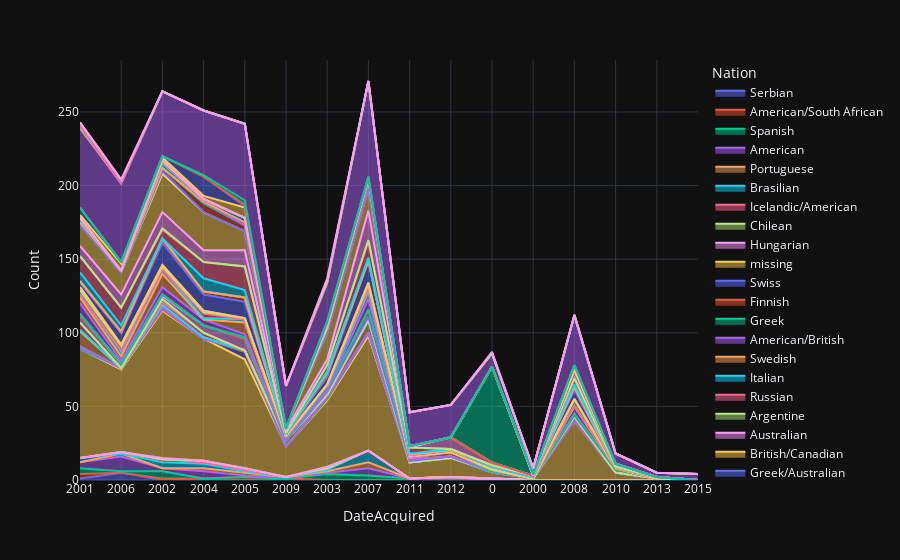

Notebook code cell kept with this figure:
### Code cell
fig = px.area(df_nats_rhizome, x="DateAcquired", y="Count", color="Nation", line_group="Nation")
fig.show()

### Figure 1 — Plotly figure (JSON) as saved in the notebook; plotly's stock layout.template omitted (floating-point values rounded to 4 significant figures)
{"data": [{"fillpattern": {"shape": ""}, "hovertemplate": "Nation=Serbian<br>DateAcquired=%{x}<br>Count=%{y}<extra></extra>", "legendgroup": "Serbian", "line": {"color": "#636efa"}, "marker": {"symbol": "circle"}, "mode": "lines", "name": "Serbian", "orientation": "v", "showlegend": true, "stackgroup": "1", "type": "scatter", "x": ["2001", "2006"], "xaxis": "x", "y": [1, 5], "yaxis": "y"}, {"fillpattern": {"shape": ""}, "hovertemplate": "Nation=American/South African<br>DateAcquired=%{x}<br>Count=%{y}<extra></extra>", "legendgroup": "American/South African", "line": {"color": "#EF553B"}, "marker": {"symbol": "circle"}, "mode": "lines", "name": "American/South African", "orientation": "v", "showlegend": true, "stackgroup": "1", "type": "scatter", "x": ["2001", "2002", "2004", "2005", "2009"], "xaxis": "x", "y": [3, 1, 1, 2, 1], "yaxis": "y"}, {"fillpattern": {"shape": ""}, "hovertemplate": "Nation=Spanish<br>DateAcquired=%{x}<br>Count=%{y}<extra></extra>", "legendgroup": "Spanish", "line": {"color": "#00cc96"}, "marker": {"symbol": "circle"}, "mode": "lines", "name": "Spanish", "orientation": "v", "showlegend": true, "stackgroup": "1", "type": "scatter", "x": ["2001", "2002", "2003", "2006", "2007", "2011", "2012"], "xaxis": "x", "y": [4, 5, 4, 1, 3, 1, 2], "yaxis": "y"}, {"fillpattern": {"shape": ""}, "hovertemplate": "Nation=American <br>DateAcquired=%{x}<br>Count=%{y}<extra></extra>", "legendgroup": "American ", "line": {"color": "#ab63fa"}, "marker": {"symbol": "circle"}, "mode": "lines", "name": "American ", "orientation": "v", "showlegend": true, "stackgroup": "1", "type": "scatter", "x": ["2001", "2002", "2003", "2004", "2005", "2006", "2007", "2009"], "xaxis": "x", "y": [4, 2, 1, 5, 1, 10, 5, 1], "yaxis": "y"}, {"fillpattern": {"shape": ""}, "hovertemplate": "Nation=Portuguese<br>DateAcquired=%{x}<br>Count=%{y}<extra></extra>", "legendgroup": "Portuguese", "line": {"color": "#FFA15A"}, "marker": {"symbol": "circle"}, "mode": "lines", "name": "Portuguese", "orientation": "v", "showlegend": true, "stackgroup": "1", "type": "scatter", "x": ["2003", "2004", "2005", "2006", "2007"], "xaxis": "x", "y": [1, 2, 2, 2, 4], "yaxis": "y"}, {"fillpattern": {"shape": ""}, "hovertemplate": "Nation=Brasilian<br>DateAcquired=%{x}<br>Count=%{y}<extra></extra>", "legendgroup": "Brasilian", "line": {"color": "#19d3f3"}, "marker": {"symbol": "circle"}, "mode": "lines", "name": "Brasilian", "orientation": "v", "showlegend": true, "stackgroup": "1", "type": "scatter", "x": ["0", "2001", "2002", "2003", "2004", "2005", "2007"], "xaxis": "x", "y": [1, 3, 4, 1, 3, 1, 8], "yaxis": "y"}, {"fillpattern": {"shape": ""}, "hovertemplate": "Nation=Icelandic/American<br>DateAcquired=%{x}<br>Count=%{y}<extra></extra>", "legendgroup": "Icelandic/American", "line": {"color": "#FF6692"}, "marker": {"symbol": "circle"}, "mode": "lines", "name": "Icelandic/American", "orientation": "v", "showlegend": true, "stackgroup": "1", "type": "scatter", "x": ["2002", "2003", "2004", "2005", "2006"], "xaxis": "x", "y": [2, 1, 1, 1, 1], "yaxis": "y"}, {"fillpattern": {"shape": ""}, "hovertemplate": "Nation=Chilean<br>DateAcquired=%{x}<br>Count=%{y}<extra></extra>", "legendgroup": "Chilean", "line": {"color": "#B6E880"}, "marker": {"symbol": "circle"}, "mode": "lines", "name": "Chilean", "orientation": "v", "showlegend": true, "stackgroup": "1", "type": "scatter", "x": ["2004", "2005"], "xaxis": "x", "y": [1, 1], "yaxis": "y"}, {"fillpattern": {"shape": ""}, "hovertemplate": "Nation=Hungarian<br>DateAcquired=%{x}<br>Count=%{y}<extra></extra>", "legendgroup": "Hungarian", "line": {"color": "#FF97FF"}, "marker": {"symbol": "circle"}, "mode": "lines", "name": "Hungarian", "orientation": "v", "showlegend": true, "stackgroup": "1", "type": "scatter", "x": ["2002", "2003"], "xaxis": "x", "y": [1, 1], "yaxis": "y"}, {"fillpattern": {"shape": ""}, "hovertemplate": "Nation=missing<br>DateAcquired=%{x}<br>Count=%{y}<extra></extra>", "legendgroup": "missing", "line": {"color": "#FECB52"}, "marker": {"symbol": "circle"}, "mode": "lines", "name": "missing", "orientation": "v", "showlegend": true, "stackgroup": "1", "type": "scatter", "x": ["0", "2000", "2001", "2002", "2003", "2004", "2005", "2006", "2007", "2008", "2009", "2010", "2011", "2012", "2013"], "xaxis": "x", "y": [4, 1, 74, 100, 45, 83, 74, 56, 78, 40, 21, 5, 11, 13, 1], "yaxis": "y"}, {"fillpattern": {"shape": ""}, "hovertemplate": "Nation=Swiss<br>DateAcquired=%{x}<br>Count=%{y}<extra></extra>", "legendgroup": "Swiss", "line": {"color": "#636efa"}, "marker": {"symbol": "circle"}, "mode": "lines", "name": "Swiss", "orientation": "v", "showlegend": true, "stackgroup": "1", "type": "scatter", "x": ["2002", "2003", "2005", "2006", "2007"], "xaxis": "x", "y": [1, 1, 5, 1, 2], "yaxis": "y"}, {"fillpattern": {"shape": ""}, "hovertemplate": "Nation=Finnish <br>DateAcquired=%{x}<br>Count=%{y}<extra></extra>", "legendgroup": "Finnish ", "line": {"color": "#EF553B"}, "marker": {"symbol": "circle"}, "mode": "lines", "name": "Finnish ", "orientation": "v", "showlegend": true, "stackgroup": "1", "type": "scatter", "x": ["2001"], "xaxis": "x", "y": [1], "yaxis": "y"}, {"fillpattern": {"shape": ""}, "hovertemplate": "Nation=Greek<br>DateAcquired=%{x}<br>Count=%{y}<extra></extra>", "legendgroup": "Greek", "line": {"color": "#00cc96"}, "marker": {"symbol": "circle"}, "mode": "lines", "name": "Greek", "orientation": "v", "showlegend": true, "stackgroup": "1", "type": "scatter", "x": ["2002", "2003", "2005", "2008"], "xaxis": "x", "y": [1, 1, 1, 1], "yaxis": "y"}, {"fillpattern": {"shape": ""}, "hovertemplate": "Nation=American/British<br>DateAcquired=%{x}<br>Count=%{y}<extra></extra>", "legendgroup": "American/British", "line": {"color": "#ab63fa"}, "marker": {"symbol": "circle"}, "mode": "lines", "name": "American/British", "orientation": "v", "showlegend": true, "stackgroup": "1", "type": "scatter", "x": ["2001", "2003"], "xaxis": "x", "y": [1, 1], "yaxis": "y"}, {"fillpattern": {"shape": ""}, "hovertemplate": "Nation=Swedish<br>DateAcquired=%{x}<br>Count=%{y}<extra></extra>", "legendgroup": "Swedish", "line": {"color": "#FFA15A"}, "marker": {"symbol": "circle"}, "mode": "lines", "name": "Swedish", "orientation": "v", "showlegend": true, "stackgroup": "1", "type": "scatter", "x": ["0", "2001", "2002", "2003", "2004", "2007", "2008", "2009"], "xaxis": "x", "y": [1, 10, 2, 1, 1, 8, 2, 4], "yaxis": "y"}, {"fillpattern": {"shape": ""}, "hovertemplate": "Nation=Italian <br>DateAcquired=%{x}<br>Count=%{y}<extra></extra>", "legendgroup": "Italian ", "line": {"color": "#19d3f3"}, "marker": {"symbol": "circle"}, "mode": "lines", "name": "Italian ", "orientation": "v", "showlegend": true, "stackgroup": "1", "type": "scatter", "x": ["2001"], "xaxis": "x", "y": [1], "yaxis": "y"}, {"fillpattern": {"shape": ""}, "hovertemplate": "Nation=Russian<br>DateAcquired=%{x}<br>Count=%{y}<extra></extra>", "legendgroup": "Russian", "line": {"color": "#FF6692"}, "marker": {"symbol": "circle"}, "mode": "lines", "name": "Russian", "orientation": "v", "showlegend": true, "stackgroup": "1", "type": "scatter", "x": ["2001", "2002", "2004", "2007"], "xaxis": "x", "y": [5, 2, 3, 1], "yaxis": "y"}, {"fillpattern": {"shape": ""}, "hovertemplate": "Nation=Argentine <br>DateAcquired=%{x}<br>Count=%{y}<extra></extra>", "legendgroup": "Argentine ", "line": {"color": "#B6E880"}, "marker": {"symbol": "circle"}, "mode": "lines", "name": "Argentine ", "orientation": "v", "showlegend": true, "stackgroup": "1", "type": "scatter", "x": ["2002"], "xaxis": "x", "y": [2], "yaxis": "y"}, {"fillpattern": {"shape": ""}, "hovertemplate": "Nation=Australian<br>DateAcquired=%{x}<br>Count=%{y}<extra></extra>", "legendgroup": "Australian", "line": {"color": "#FF97FF"}, "marker": {"symbol": "circle"}, "mode": "lines", "name": "Australian", "orientation": "v", "showlegend": true, "stackgroup": "1", "type": "scatter", "x": ["2001", "2002", "2004", "2005", "2006", "2007", "2008", "2010", "2011", "2012"], "xaxis": "x", "y": [5, 2, 5, 8, 3, 2, 1, 2, 1, 1], "yaxis": "y"}, {"fillpattern": {"shape": ""}, "hovertemplate": "Nation=British/Canadian<br>DateAcquired=%{x}<br>Count=%{y}<extra></extra>", "legendgroup": "British/Canadian", "line": {"color": "#FECB52"}, "marker": {"symbol": "circle"}, "mode": "lines", "name": "British/Canadian", "orientation": "v", "showlegend": true, "stackgroup": "1", "type": "scatter", "x": ["2002", "2003"], "xaxis": "x", "y": [1, 1], "yaxis": "y"}, {"fillpattern": {"shape": ""}, "hovertemplate": "Nation=Greek/Australian<br>DateAcquired=%{x}<br>Count=%{y}<extra></extra>", "legendgroup": "Greek/Australian", "line": {"color": "#636efa"}, "marker": {"symbol": "circle"}, "mode": "lines", "name": "Greek/Australian", "orientation": "v", "showlegend": true, "stackgroup": "1", "type": "scatter", "x": ["2003"], "xaxis": "x", "y": [1], "yaxis": "y"}, {"fillpattern": {"shape": ""}, "hovertemplate": "Nation=British/Irish<br>DateAcquired=%{x}<br>Count=%{y}<extra></extra>", "legendgroup": "British/Irish", "line": {"color": "#EF553B"}, "marker": {"symbol": "circle"}, "mode": "lines", "name": "British/Irish", "orientation": "v", "showlegend": true, "stackgroup": "1", "type": "scatter", "x": ["2007", "2008", "2011"], "xaxis": "x", "y": [4, 1, 1], "yaxis": "y"}, {"fillpattern": {"shape": ""}, "hovertemplate": "Nation=Slovenian<br>DateAcquired=%{x}<br>Count=%{y}<extra></extra>", "legendgroup": "Slovenian", "line": {"color": "#00cc96"}, "marker": {"symbol": "circle"}, "mode": "lines", "name": "Slovenian", "orientation": "v", "showlegend": true, "stackgroup": "1", "type": "scatter", "x": ["2001", "2005", "2007"], "xaxis": "x", "y": [1, 1, 1], "yaxis": "y"}, {"fillpattern": {"shape": ""}, "hovertemplate": "Nation=Austrian<br>DateAcquired=%{x}<br>Count=%{y}<extra></extra>", "legendgroup": "Austrian", "line": {"color": "#ab63fa"}, "marker": {"symbol": "circle"}, "mode": "lines", "name": "Austrian", "orientation": "v", "showlegend": true, "stackgroup": "1", "type": "scatter", "x": ["0", "2001", "2002", "2003", "2004", "2005", "2006", "2007", "2008", "2009", "2010"], "xaxis": "x", "y": [1, 7, 5, 1, 4, 2, 2, 7, 5, 1, 1], "yaxis": "y"}, {"fillpattern": {"shape": ""}, "hovertemplate": "Nation=Italian<br>DateAcquired=%{x}<br>Count=%{y}<extra></extra>", "legendgroup": "Italian", "line": {"color": "#FFA15A"}, "marker": {"symbol": "circle"}, "mode": "lines", "name": "Italian", "orientation": "v", "showlegend": true, "stackgroup": "1", "type": "scatter", "x": ["2001", "2002", "2003", "2005", "2006", "2007", "2009", "2011", "2012"], "xaxis": "x", "y": [4, 9, 3, 8, 3, 5, 1, 1, 3], "yaxis": "y"}, {"fillpattern": {"shape": ""}, "hovertemplate": "Nation=South Korean<br>DateAcquired=%{x}<br>Count=%{y}<extra></extra>", "legendgroup": "South Korean", "line": {"color": "#19d3f3"}, "marker": {"symbol": "circle"}, "mode": "lines", "name": "South Korean", "orientation": "v", "showlegend": true, "stackgroup": "1", "type": "scatter", "x": ["2001", "2002", "2004", "2005", "2006"], "xaxis": "x", "y": [2, 3, 1, 2, 3], "yaxis": "y"}, {"fillpattern": {"shape": ""}, "hovertemplate": "Nation=Turkish<br>DateAcquired=%{x}<br>Count=%{y}<extra></extra>", "legendgroup": "Turkish", "line": {"color": "#FF6692"}, "marker": {"symbol": "circle"}, "mode": "lines", "name": "Turkish", "orientation": "v", "showlegend": true, "stackgroup": "1", "type": "scatter", "x": ["2003", "2004", "2006", "2007"], "xaxis": "x", "y": [1, 3, 1, 2], "yaxis": "y"}, {"fillpattern": {"shape": ""}, "hovertemplate": "Nation=Polish<br>DateAcquired=%{x}<br>Count=%{y}<extra></extra>", "legendgroup": "Polish", "line": {"color": "#B6E880"}, "marker": {"symbol": "circle"}, "mode": "lines", "name": "Polish", "orientation": "v", "showlegend": true, "stackgroup": "1", "type": "scatter", "x": ["2001", "2002", "2004", "2005", "2006", "2007", "2008", "2009", "2011"], "xaxis": "x", "y": [3, 2, 1, 1, 3, 3, 5, 1, 1], "yaxis": "y"}, {"fillpattern": {"shape": ""}, "hovertemplate": "Nation=Taiwanese<br>DateAcquired=%{x}<br>Count=%{y}<extra></extra>", "legendgroup": "Taiwanese", "line": {"color": "#FF97FF"}, "marker": {"symbol": "circle"}, "mode": "lines", "name": "Taiwanese", "orientation": "v", "showlegend": true, "stackgroup": "1", "type": "scatter", "x": ["0", "2001", "2002", "2004", "2006", "2007"], "xaxis": "x", "y": [1, 2, 1, 1, 1, 1], "yaxis": "y"}, {"fillpattern": {"shape": ""}, "hovertemplate": "Nation=Afghan/American<br>DateAcquired=%{x}<br>Count=%{y}<extra></extra>", "legendgroup": "Afghan/American", "line": {"color": "#FECB52"}, "marker": {"symbol": "circle"}, "mode": "lines", "name": "Afghan/American", "orientation": "v", "showlegend": true, "stackgroup": "1", "type": "scatter", "x": ["2011"], "xaxis": "x", "y": [1], "yaxis": "y"}, {"fillpattern": {"shape": ""}, "hovertemplate": "Nation=British<br>DateAcquired=%{x}<br>Count=%{y}<extra></extra>", "legendgroup": "British", "line": {"color": "#636efa"}, "marker": {"symbol": "circle"}, "mode": "lines", "name": "British", "orientation": "v", "showlegend": true, "stackgroup": "1", "type": "scatter", "x": ["0", "2000", "2001", "2002", "2003", "2004", "2005", "2006", "2007", "2008", "2009", "2012", "2013"], "xaxis": "x", "y": [1, 1, 3, 15, 5, 11, 11, 8, 15, 6, 1, 1, 1], "yaxis": "y"}, {"fillpattern": {"shape": ""}, "hovertemplate": "Nation=Belgian<br>DateAcquired=%{x}<br>Count=%{y}<extra></extra>", "legendgroup": "Belgian", "line": {"color": "#EF553B"}, "marker": {"symbol": "circle"}, "mode": "lines", "name": "Belgian", "orientation": "v", "showlegend": true, "stackgroup": "1", "type": "scatter", "x": ["2001", "2002", "2003", "2004", "2005", "2008"], "xaxis": "x", "y": [1, 2, 1, 2, 3, 2], "yaxis": "y"}, {"fillpattern": {"shape": ""}, "hovertemplate": "Nation=Chilean?Chilean<br>DateAcquired=%{x}<br>Count=%{y}<extra></extra>", "legendgroup": "Chilean?Chilean", "line": {"color": "#00cc96"}, "marker": {"symbol": "circle"}, "mode": "lines", "name": "Chilean?Chilean", "orientation": "v", "showlegend": true, "stackgroup": "1", "type": "scatter", "x": ["2002", "2003"], "xaxis": "x", "y": [1, 1], "yaxis": "y"}, {"fillpattern": {"shape": ""}, "hovertemplate": "Nation=American/Canadian<br>DateAcquired=%{x}<br>Count=%{y}<extra></extra>", "legendgroup": "American/Canadian", "line": {"color": "#ab63fa"}, "marker": {"symbol": "circle"}, "mode": "lines", "name": "American/Canadian", "orientation": "v", "showlegend": true, "stackgroup": "1", "type": "scatter", "x": ["2003"], "xaxis": "x", "y": [1], "yaxis": "y"}, {"fillpattern": {"shape": ""}, "hovertemplate": "Nation=Mexican/American<br>DateAcquired=%{x}<br>Count=%{y}<extra></extra>", "legendgroup": "Mexican/American", "line": {"color": "#FFA15A"}, "marker": {"symbol": "circle"}, "mode": "lines", "name": "Mexican/American", "orientation": "v", "showlegend": true, "stackgroup": "1", "type": "scatter", "x": ["2006"], "xaxis": "x", "y": [1], "yaxis": "y"}, {"fillpattern": {"shape": ""}, "hovertemplate": "Nation=Dutch<br>DateAcquired=%{x}<br>Count=%{y}<extra></extra>", "legendgroup": "Dutch", "line": {"color": "#19d3f3"}, "marker": {"symbol": "circle"}, "mode": "lines", "name": "Dutch", "orientation": "v", "showlegend": true, "stackgroup": "1", "type": "scatter", "x": ["2001", "2003", "2004", "2005", "2006", "2007", "2008", "2010", "2011", "2012"], "xaxis": "x", "y": [6, 1, 9, 5, 4, 2, 2, 1, 1, 1], "yaxis": "y"}, {"fillpattern": {"shape": ""}, "hovertemplate": "Nation=Canadian<br>DateAcquired=%{x}<br>Count=%{y}<extra></extra>", "legendgroup": "Canadian", "line": {"color": "#FF6692"}, "marker": {"symbol": "circle"}, "mode": "lines", "name": "Canadian", "orientation": "v", "showlegend": true, "stackgroup": "1", "type": "scatter", "x": ["0", "2000", "2001", "2002", "2003", "2004", "2005", "2006", "2007", "2008", "2009", "2011"], "xaxis": "x", "y": [1, 1, 11, 6, 4, 11, 16, 12, 11, 4, 1, 4], "yaxis": "y"}, {"fillpattern": {"shape": ""}, "hovertemplate": "Nation=Indian<br>DateAcquired=%{x}<br>Count=%{y}<extra></extra>", "legendgroup": "Indian", "line": {"color": "#B6E880"}, "marker": {"symbol": "circle"}, "mode": "lines", "name": "Indian", "orientation": "v", "showlegend": true, "stackgroup": "1", "type": "scatter", "x": ["2002", "2007"], "xaxis": "x", "y": [1, 1], "yaxis": "y"}, {"fillpattern": {"shape": ""}, "hovertemplate": "Nation=German<br>DateAcquired=%{x}<br>Count=%{y}<extra></extra>", "legendgroup": "German", "line": {"color": "#FF97FF"}, "marker": {"symbol": "circle"}, "mode": "lines", "name": "German", "orientation": "v", "showlegend": true, "stackgroup": "1", "type": "scatter", "x": ["0", "2001", "2002", "2003", "2004", "2005", "2006", "2007", "2008", "2009", "2010", "2012"], "xaxis": "x", "y": [2, 7, 11, 4, 8, 11, 9, 20, 3, 2, 2, 8], "yaxis": "y"}, {"fillpattern": {"shape": ""}, "hovertemplate": "Nation=French<br>DateAcquired=%{x}<br>Count=%{y}<extra></extra>", "legendgroup": "French", "line": {"color": "#FECB52"}, "marker": {"symbol": "circle"}, "mode": "lines", "name": "French", "orientation": "v", "showlegend": true, "stackgroup": "1", "type": "scatter", "x": ["2001", "2002", "2003", "2004", "2005", "2006", "2007", "2008", "2009", "2011"], "xaxis": "x", "y": [14, 26, 18, 26, 13, 15, 15, 1, 1, 1], "yaxis": "y"}, {"fillpattern": {"shape": ""}, "hovertemplate": "Nation=Chinese<br>DateAcquired=%{x}<br>Count=%{y}<extra></extra>", "legendgroup": "Chinese", "line": {"color": "#636efa"}, "marker": {"symbol": "circle"}, "mode": "lines", "name": "Chinese", "orientation": "v", "showlegend": true, "stackgroup": "1", "type": "scatter", "x": ["2002"], "xaxis": "x", "y": [2], "yaxis": "y"}, {"fillpattern": {"shape": ""}, "hovertemplate": "Nation=Argentine<br>DateAcquired=%{x}<br>Count=%{y}<extra></extra>", "legendgroup": "Argentine", "line": {"color": "#EF553B"}, "marker": {"symbol": "circle"}, "mode": "lines", "name": "Argentine", "orientation": "v", "showlegend": true, "stackgroup": "1", "type": "scatter", "x": ["2001", "2002", "2003", "2004", "2005", "2006", "2007", "2008"], "xaxis": "x", "y": [2, 2, 2, 6, 4, 1, 1, 1], "yaxis": "y"}, {"fillpattern": {"shape": ""}, "hovertemplate": "Nation=Dutch/Brazilian<br>DateAcquired=%{x}<br>Count=%{y}<extra></extra>", "legendgroup": "Dutch/Brazilian", "line": {"color": "#00cc96"}, "marker": {"symbol": "circle"}, "mode": "lines", "name": "Dutch/Brazilian", "orientation": "v", "showlegend": true, "stackgroup": "1", "type": "scatter", "x": ["0", "2008"], "xaxis": "x", "y": [65, 1], "yaxis": "y"}, {"fillpattern": {"shape": ""}, "hovertemplate": "Nation=Polish/American<br>DateAcquired=%{x}<br>Count=%{y}<extra></extra>", "legendgroup": "Polish/American", "line": {"color": "#ab63fa"}, "marker": {"symbol": "circle"}, "mode": "lines", "name": "Polish/American", "orientation": "v", "showlegend": true, "stackgroup": "1", "type": "scatter", "x": ["2003", "2004"], "xaxis": "x", "y": [1, 1], "yaxis": "y"}, {"fillpattern": {"shape": ""}, "hovertemplate": "Nation=Colombian<br>DateAcquired=%{x}<br>Count=%{y}<extra></extra>", "legendgroup": "Colombian", "line": {"color": "#FFA15A"}, "marker": {"symbol": "circle"}, "mode": "lines", "name": "Colombian", "orientation": "v", "showlegend": true, "stackgroup": "1", "type": "scatter", "x": ["2005", "2007"], "xaxis": "x", "y": [2, 5], "yaxis": "y"}, {"fillpattern": {"shape": ""}, "hovertemplate": "Nation=Mexican<br>DateAcquired=%{x}<br>Count=%{y}<extra></extra>", "legendgroup": "Mexican", "line": {"color": "#19d3f3"}, "marker": {"symbol": "circle"}, "mode": "lines", "name": "Mexican", "orientation": "v", "showlegend": true, "stackgroup": "1", "type": "scatter", "x": ["2001", "2002", "2003", "2004", "2005", "2007"], "xaxis": "x", "y": [2, 3, 1, 1, 3, 1], "yaxis": "y"}, {"fillpattern": {"shape": ""}, "hovertemplate": "Nation=Norwegian<br>DateAcquired=%{x}<br>Count=%{y}<extra></extra>", "legendgroup": "Norwegian", "line": {"color": "#FF6692"}, "marker": {"symbol": "circle"}, "mode": "lines", "name": "Norwegian", "orientation": "v", "showlegend": true, "stackgroup": "1", "type": "scatter", "x": ["2001", "2002"], "xaxis": "x", "y": [1, 1], "yaxis": "y"}, {"fillpattern": {"shape": ""}, "hovertemplate": "Nation=South African<br>DateAcquired=%{x}<br>Count=%{y}<extra></extra>", "legendgroup": "South African", "line": {"color": "#B6E880"}, "marker": {"symbol": "circle"}, "mode": "lines", "name": "South African", "orientation": "v", "showlegend": true, "stackgroup": "1", "type": "scatter", "x": ["2002", "2004"], "xaxis": "x", "y": [1, 1], "yaxis": "y"}, {"fillpattern": {"shape": ""}, "hovertemplate": "Nation=Irish<br>DateAcquired=%{x}<br>Count=%{y}<extra></extra>", "legendgroup": "Irish", "line": {"color": "#FF97FF"}, "marker": {"symbol": "circle"}, "mode": "lines", "name": "Irish", "orientation": "v", "showlegend": true, "stackgroup": "1", "type": "scatter", "x": ["2002"], "xaxis": "x", "y": [1], "yaxis": "y"}, {"fillpattern": {"shape": ""}, "hovertemplate": "Nation=Japanese<br>DateAcquired=%{x}<br>Count=%{y}<extra></extra>", "legendgroup": "Japanese", "line": {"color": "#FECB52"}, "marker": {"symbol": "circle"}, "mode": "lines", "name": "Japanese", "orientation": "v", "showlegend": true, "stackgroup": "1", "type": "scatter", "x": ["2000", "2001", "2002", "2003", "2004", "2005", "2006"], "xaxis": "x", "y": [1, 2, 1, 2, 2, 7, 5], "yaxis": "y"}, {"fillpattern": {"shape": ""}, "hovertemplate": "Nation=Israeli<br>DateAcquired=%{x}<br>Count=%{y}<extra></extra>", "legendgroup": "Israeli", "line": {"color": "#636efa"}, "marker": {"symbol": "circle"}, "mode": "lines", "name": "Israeli", "orientation": "v", "showlegend": true, "stackgroup": "1", "type": "scatter", "x": ["2001", "2002", "2003", "2004", "2005", "2006", "2007", "2008"], "xaxis": "x", "y": [5, 1, 1, 13, 1, 1, 1, 3], "yaxis": "y"}, {"fillpattern": {"shape": ""}, "hovertemplate": "Nation=Croatian<br>DateAcquired=%{x}<br>Count=%{y}<extra></extra>", "legendgroup": "Croatian", "line": {"color": "#EF553B"}, "marker": {"symbol": "circle"}, "mode": "lines", "name": "Croatian", "orientation": "v", "showlegend": true, "stackgroup": "1", "type": "scatter", "x": ["2003", "2005"], "xaxis": "x", "y": [1, 1], "yaxis": "y"}, {"fillpattern": {"shape": ""}, "hovertemplate": "Nation=New Zealander<br>DateAcquired=%{x}<br>Count=%{y}<extra></extra>", "legendgroup": "New Zealander", "line": {"color": "#00cc96"}, "marker": {"symbol": "circle"}, "mode": "lines", "name": "New Zealander", "orientation": "v", "showlegend": true, "stackgroup": "1", "type": "scatter", "x": ["2004", "2005"], "xaxis": "x", "y": [1, 3], "yaxis": "y"}, {"fillpattern": {"shape": ""}, "hovertemplate": "Nation=American<br>DateAcquired=%{x}<br>Count=%{y}<extra></extra>", "legendgroup": "American", "line": {"color": "#ab63fa"}, "marker": {"symbol": "circle"}, "mode": "lines", "name": "American", "orientation": "v", "showlegend": true, "stackgroup": "1", "type": "scatter", "x": ["0", "2000", "2001", "2002", "2003", "2004", "2005", "2006", "2007", "2008", "2009", "2010", "2011", "2012", "2013", "2015"], "xaxis": "x", "y": [9, 4, 54, 44, 26, 44, 52, 53, 65, 34, 29, 7, 23, 22, 3, 4], "yaxis": "y"}, {"fillpattern": {"shape": ""}, "hovertemplate": "Nation=Finnish<br>DateAcquired=%{x}<br>Count=%{y}<extra></extra>", "legendgroup": "Finnish", "line": {"color": "#FFA15A"}, "marker": {"symbol": "circle"}, "mode": "lines", "name": "Finnish", "orientation": "v", "showlegend": true, "stackgroup": "1", "type": "scatter", "x": ["2006"], "xaxis": "x", "y": [1], "yaxis": "y"}, {"fillpattern": {"shape": ""}, "hovertemplate": "Nation=Iranian<br>DateAcquired=%{x}<br>Count=%{y}<extra></extra>", "legendgroup": "Iranian", "line": {"color": "#19d3f3"}, "marker": {"symbol": "circle"}, "mode": "lines", "name": "Iranian", "orientation": "v", "showlegend": true, "stackgroup": "1", "type": "scatter", "x": ["2001"], "xaxis": "x", "y": [1], "yaxis": "y"}, {"fillpattern": {"shape": ""}, "hovertemplate": "Nation=Venezuelan<br>DateAcquired=%{x}<br>Count=%{y}<extra></extra>", "legendgroup": "Venezuelan", "line": {"color": "#FF6692"}, "marker": {"symbol": "circle"}, "mode": "lines", "name": "Venezuelan", "orientation": "v", "showlegend": true, "stackgroup": "1", "type": "scatter", "x": ["2001"], "xaxis": "x", "y": [1], "yaxis": "y"}, {"fillpattern": {"shape": ""}, "hovertemplate": "Nation=Czech<br>DateAcquired=%{x}<br>Count=%{y}<extra></extra>", "legendgroup": "Czech", "line": {"color": "#B6E880"}, "marker": {"symbol": "circle"}, "mode": "lines", "name": "Czech", "orientation": "v", "showlegend": true, "stackgroup": "1", "type": "scatter", "x": ["2001", "2003", "2006"], "xaxis": "x", "y": [2, 1, 2], "yaxis": "y"}, {"fillpattern": {"shape": ""}, "hovertemplate": "Nation=Brasilian/American<br>DateAcquired=%{x}<br>Count=%{y}<extra></extra>", "legendgroup": "Brasilian/American", "line": {"color": "#FF97FF"}, "marker": {"symbol": "circle"}, "mode": "lines", "name": "Brasilian/American", "orientation": "v", "showlegend": true, "stackgroup": "1", "type": "scatter", "x": ["0", "2003"], "xaxis": "x", "y": [1, 2], "yaxis": "y"}], "layout": {"legend": {"title": {"text": "Nation"}, "tracegroupgap": 0}, "margin": {"t": 60}, "xaxis": {"anchor": "y", "domain": [0, 1], "title": {"text": "DateAcquired"}}, "yaxis": {"anchor": "x", "domain": [0, 1], "title": {"text": "Count"}}}}
